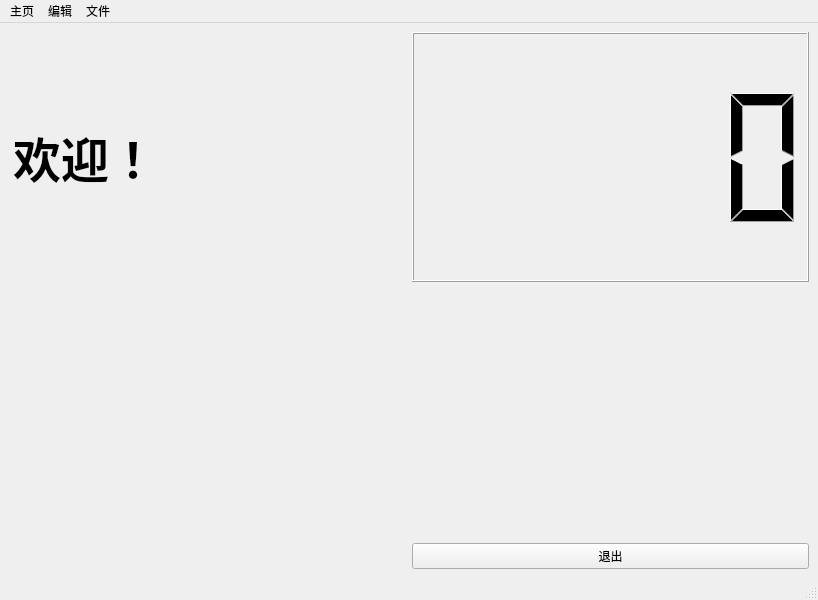
<?xml version="1.0" encoding="UTF-8"?>
<ui version="4.0">
 <class>MainWindow</class>
 <widget class="QMainWindow" name="MainWindow">
  <property name="geometry">
   <rect>
    <x>0</x>
    <y>0</y>
    <width>818</width>
    <height>600</height>
   </rect>
  </property>
  <property name="windowTitle">
   <string>EasyNote</string>
  </property>
  <widget class="QWidget" name="centralwidget">
   <layout class="QGridLayout" name="gridLayout">
    <item row="0" column="1">
     <widget class="QLCDNumber" name="time"/>
    </item>
    <item row="0" column="0">
     <widget class="QLabel" name="welcomeText">
      <property name="font">
       <font>
        <family>Microsoft YaHei UI</family>
        <pointsize>36</pointsize>
        <weight>75</weight>
        <bold>true</bold>
       </font>
      </property>
      <property name="whatsThis">
       <string/>
      </property>
      <property name="text">
       <string>欢迎！</string>
      </property>
      <property name="textFormat">
       <enum>Qt::RichText</enum>
      </property>
      <property name="scaledContents">
       <bool>false</bool>
      </property>
      <property name="alignment">
       <set>Qt::AlignLeading|Qt::AlignLeft|Qt::AlignVCenter</set>
      </property>
      <property name="indent">
       <number>4</number>
      </property>
     </widget>
    </item>
    <item row="1" column="0" colspan="2">
     <widget class="QLabel" name="welcomePic">
      <property name="text">
       <string/>
      </property>
      <property name="pixmap">
       <pixmap>../resource/welcome.gif</pixmap>
      </property>
     </widget>
    </item>
    <item row="2" column="1">
     <widget class="QPushButton" name="exitButton">
      <property name="text">
       <string>退出</string>
      </property>
     </widget>
    </item>
   </layout>
  </widget>
  <widget class="QMenuBar" name="menubar">
   <property name="geometry">
    <rect>
     <x>0</x>
     <y>0</y>
     <width>818</width>
     <height>23</height>
    </rect>
   </property>
   <widget class="QMenu" name="main">
    <property name="title">
     <string>主页</string>
    </property>
   </widget>
   <widget class="QMenu" name="edit">
    <property name="title">
     <string>编辑</string>
    </property>
    <addaction name="create"/>
    <addaction name="view"/>
   </widget>
   <widget class="QMenu" name="file">
    <property name="title">
     <string>文件</string>
    </property>
    <addaction name="importf"/>
   </widget>
   <addaction name="main"/>
   <addaction name="edit"/>
   <addaction name="file"/>
  </widget>
  <widget class="QStatusBar" name="statusbar"/>
  <action name="create">
   <property name="text">
    <string>创建笔记</string>
   </property>
  </action>
  <action name="view">
   <property name="text">
    <string>浏览笔记</string>
   </property>
  </action>
  <action name="importf">
   <property name="text">
    <string>导入笔记</string>
   </property>
  </action>
 </widget>
 <resources/>
 <connections/>
</ui>
